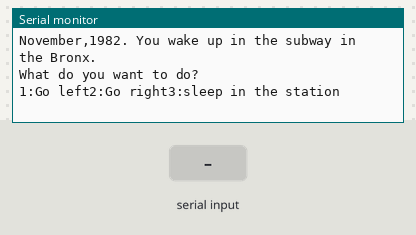
A sketch run on a simulated Arduino Uno, built with avr-gcc and run on an emulated ATmega328P. On the bench: the last lines printed to the serial monitor. The inputs (shaded band) are chosen by the test bench.

Above: at 5.0 s.
5.1 s: "90,45\n" received over Serial
At 5.8 s:
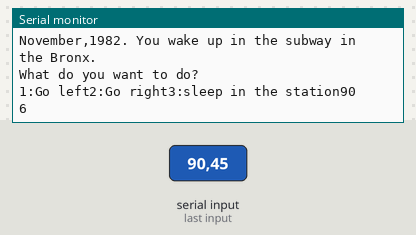
6.6 s: "1\n" received over Serial
At 8.0 s:
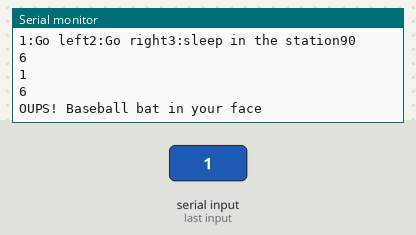
Timing chart, 0 to 9.6 s (numbered marks = the images above; inputs shaded):
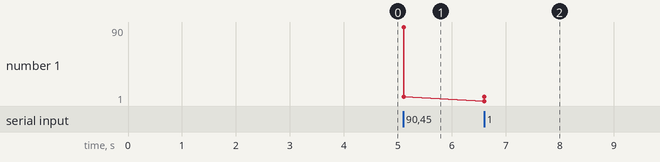

Measured:
- after the input at 5.1 s, the serial monitor: prints a new line at once (image 1)
- after the input at 6.6 s, the serial monitor: prints a new line at once (image 2)

The sketch:

Serial_Text_based_Games.ino
```cpp
int STATE = 0;


boolean enterSelection = false;
String inputString = "";
boolean stringComplete = false;
int selection = -1;


void setup() {
  // put your setup code here, to run once:
  Serial.begin(9600);

  STATE = 0;
}

void loop() {


  if (stringComplete == true) {
    stringComplete = false;
    selection = inputString.toInt();
    inputString = "";
Serial.println (selection);
Serial.println(STATE);
  }

  if (STATE == 0) {
    story();
  }
  if (STATE == 1) {
    question1();
  }
  if (STATE == 2) {

    question2();
  }
  if (STATE == 3) {

    Serial.println("You Win");
    delay(3000);
    STATE = 0;
  }

  if (STATE == 6) {

    if (selection == 1) {
      selection = -1;
      Serial.println ("OUPS! Baseball bat in your face");

      delay(2000);

      STATE = 0;
    }

    else if (selection == 2) {
      selection = -1;

      Serial.println ("You are safe for now");

      delay(2000);

      STATE = 2;
    }


    else if (selection == 2) {
      selection = -1;

      Serial.println ("killed in your sleep");

      delay(2000);

      STATE = 0;
    }


  }

  if (STATE == 7) {
    if (selection == 1) {
      selection = -1;
      Serial.println ("ate by rats");
      delay(2000);

      STATE = 0;
    }

    if (selection == 2) {
      selection = -1;
      Serial.println ("Stabed 48 times");
        delay(2000);
        STATE = 0;
      }

      if (selection == 3) {
        selection = -1;


        Serial.println ("Got home safe");
        delay(2000);
        STATE = 3;
      }

   // Serial.println(STATE);
  }
}

void story() {

  Serial.println("November,1982. You wake up in the subway in the Bronx.");

  delay(2000);


  STATE = 1;
}

void question1() {

  Serial.println ("What do you want to do?");

  Serial.print ("1:Go left");

  Serial.print ("2:Go right");

  Serial.print ("3:sleep in the station");

  delay(2000);

  STATE = 6;

}


void question2() {

  Serial.println ("What do you want to do next?");

  Serial.println ("1:Sleep on a bench");

  Serial.println ("2:Grab a taxi");

  Serial.println ("3:Run!.");
  delay(2000);

  STATE = 7;
}

void serialEvent() {
  while (Serial.available()) {
    // get the new byte:
    char inChar = (char)Serial.read();

    if (inChar != '\n') {
      inputString += inChar;
    }

    if (inChar == '\n') {
      stringComplete = true;

    }
  }

}
```
